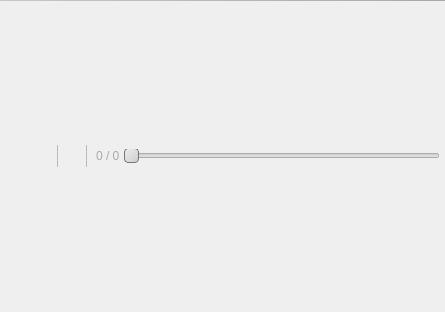
<?xml version="1.0" encoding="UTF-8"?>
<ui version="4.0">
 <class>MediaPlayer</class>
 <widget class="QWidget" name="MediaPlayer">
  <property name="geometry">
   <rect>
    <x>0</x>
    <y>0</y>
    <width>445</width>
    <height>312</height>
   </rect>
  </property>
  <property name="windowTitle">
   <string>Media Player</string>
  </property>
  <property name="styleSheet">
   <string notr="true">QWidget#VideoContainer {
	background-color: black;
}

QPushButton {
	border: 0px;
}

QPushButton:pressed {
	border: 0px;
}

QFrame#controlsFrame {
	border: 0px;
	border-top: 1px solid qlineargradient(spread:pad, x1:0, y1:1, x2:1, y2:1, stop:0.00568182 rgba(198, 198, 198, 255), stop:1 rgba(169, 169, 169, 255));
}

QLabel#timeLabel {
	color: qlineargradient(spread:pad, x1:0, y1:1, x2:1, y2:1, stop:0.00568182 rgba(198, 198, 198, 255), stop:1 rgba(169, 169, 169, 255));
}

QPushButton#stopButton {
	border-left: 1px solid qlineargradient(spread:pad, x1:0, y1:1, x2:1, y2:1, stop:0.00568182 rgba(198, 198, 198, 255), stop:1 rgba(169, 169, 169, 255));
	border-right: 1px solid qlineargradient(spread:pad, x1:0, y1:1, x2:1, y2:1, stop:0.00568182 rgba(198, 198, 198, 255), stop:1 rgba(169, 169, 169, 255));
}

QSlider::handle:horizontal {
	background: qlineargradient(x1:0, y1:0, x2:1, y2:1, stop:0 #eee, stop:1 #ccc);
	border: 1px solid #777;
	width: 13px;
	margin-top: -2px;
	margin-bottom: -2px;
	border-radius: 4px;
}

QSlider::handle:horizontal:hover {
	background: qlineargradient(x1:0, y1:0, x2:1, y2:1,stop:0 #fff, stop:1 #ddd);
	border: 1px solid #444;
	border-radius: 4px;
}

QSlider::handle:horizontal:disabled {
	background: #eee;
	border: 1px solid #aaa;
	border-radius: 4px;
}

QPushButton#playButton { background-image: url(:/images/start.png); background-position: center center; }
QPushButton#playButton:hover { background-image: url(:/images/start-hover.png); }
QPushButton#playButton:pressed {  background-image: url(:/images/start-pressed.png); }

QPushButton#pauseButton { background-image: url(:/images/pause.png); background-position: center center; }
QPushButton#pauseButton:hover { background-image: url(:/images/pause-hover.png); }
QPushButton#pauseButton:pressed {  background-image: url(:/images/pause-pressed.png); }

QPushButton#stopButton { background-image: url(:/images/stop.png); background-position: center center; }
QPushButton#stopButton:hover { background-image: url(:/images/stop-hover.png); }
QPushButton#stopButton:pressed {  background-image: url(:/images/stop-pressed.png); }</string>
  </property>
  <layout class="QVBoxLayout" name="verticalLayout">
   <property name="spacing">
    <number>0</number>
   </property>
   <property name="margin">
    <number>0</number>
   </property>
   <item>
    <widget class="QFrame" name="controlsFrame">
     <property name="frameShape">
      <enum>QFrame::NoFrame</enum>
     </property>
     <property name="frameShadow">
      <enum>QFrame::Plain</enum>
     </property>
     <property name="lineWidth">
      <number>0</number>
     </property>
     <layout class="QVBoxLayout" name="verticalLayout_2">
      <property name="spacing">
       <number>0</number>
      </property>
      <property name="leftMargin">
       <number>5</number>
      </property>
      <property name="topMargin">
       <number>0</number>
      </property>
      <property name="rightMargin">
       <number>5</number>
      </property>
      <property name="bottomMargin">
       <number>0</number>
      </property>
      <item>
       <layout class="QHBoxLayout" name="horizontalLayout">
        <property name="spacing">
         <number>4</number>
        </property>
        <item>
         <widget class="QPushButton" name="playButton">
          <property name="sizePolicy">
           <sizepolicy hsizetype="Fixed" vsizetype="Fixed">
            <horstretch>0</horstretch>
            <verstretch>0</verstretch>
           </sizepolicy>
          </property>
          <property name="minimumSize">
           <size>
            <width>22</width>
            <height>22</height>
           </size>
          </property>
          <property name="maximumSize">
           <size>
            <width>22</width>
            <height>22</height>
           </size>
          </property>
          <property name="text">
           <string/>
          </property>
          <property name="iconSize">
           <size>
            <width>22</width>
            <height>22</height>
           </size>
          </property>
          <property name="flat">
           <bool>true</bool>
          </property>
         </widget>
        </item>
        <item>
         <widget class="QPushButton" name="pauseButton">
          <property name="sizePolicy">
           <sizepolicy hsizetype="Fixed" vsizetype="Fixed">
            <horstretch>0</horstretch>
            <verstretch>0</verstretch>
           </sizepolicy>
          </property>
          <property name="minimumSize">
           <size>
            <width>22</width>
            <height>22</height>
           </size>
          </property>
          <property name="maximumSize">
           <size>
            <width>22</width>
            <height>22</height>
           </size>
          </property>
          <property name="text">
           <string/>
          </property>
          <property name="iconSize">
           <size>
            <width>22</width>
            <height>22</height>
           </size>
          </property>
          <property name="flat">
           <bool>true</bool>
          </property>
         </widget>
        </item>
        <item>
         <widget class="QPushButton" name="stopButton">
          <property name="sizePolicy">
           <sizepolicy hsizetype="Fixed" vsizetype="Fixed">
            <horstretch>0</horstretch>
            <verstretch>0</verstretch>
           </sizepolicy>
          </property>
          <property name="minimumSize">
           <size>
            <width>30</width>
            <height>22</height>
           </size>
          </property>
          <property name="maximumSize">
           <size>
            <width>30</width>
            <height>22</height>
           </size>
          </property>
          <property name="text">
           <string/>
          </property>
          <property name="iconSize">
           <size>
            <width>22</width>
            <height>22</height>
           </size>
          </property>
          <property name="flat">
           <bool>true</bool>
          </property>
         </widget>
        </item>
        <item>
         <widget class="QLabel" name="timeLabel">
          <property name="text">
           <string>0 / 0</string>
          </property>
          <property name="indent">
           <number>5</number>
          </property>
         </widget>
        </item>
        <item>
         <widget class="QSlider" name="timeSlider">
          <property name="maximumSize">
           <size>
            <width>16777215</width>
            <height>14</height>
           </size>
          </property>
          <property name="orientation">
           <enum>Qt::Horizontal</enum>
          </property>
         </widget>
        </item>
       </layout>
      </item>
     </layout>
    </widget>
   </item>
  </layout>
 </widget>
 <resources>
  <include location="resources.qrc"/>
 </resources>
 <connections/>
</ui>
